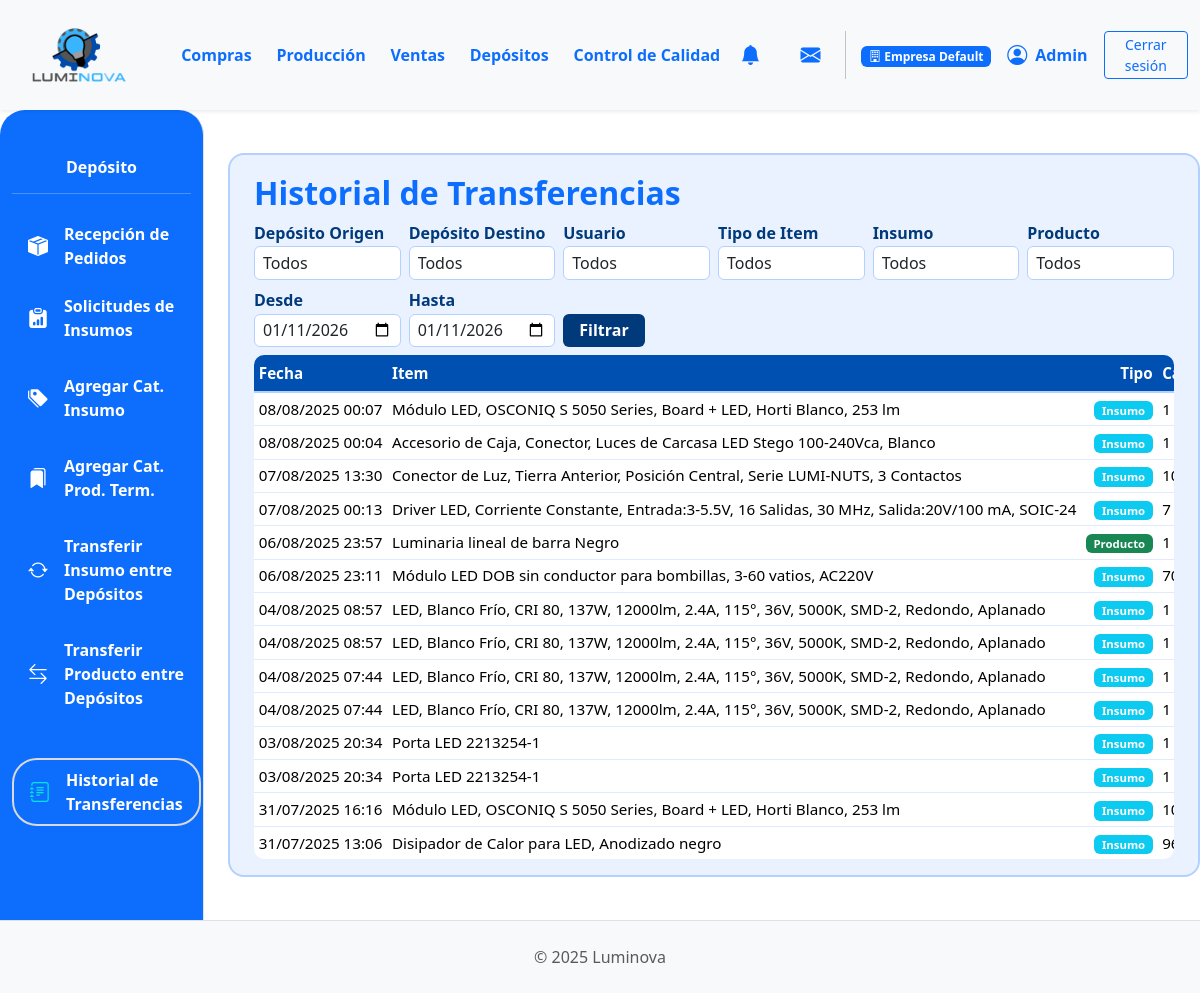
/deposito/deposito/historial-transferencias/ (signed in), run on an earlier commit of the app's database.
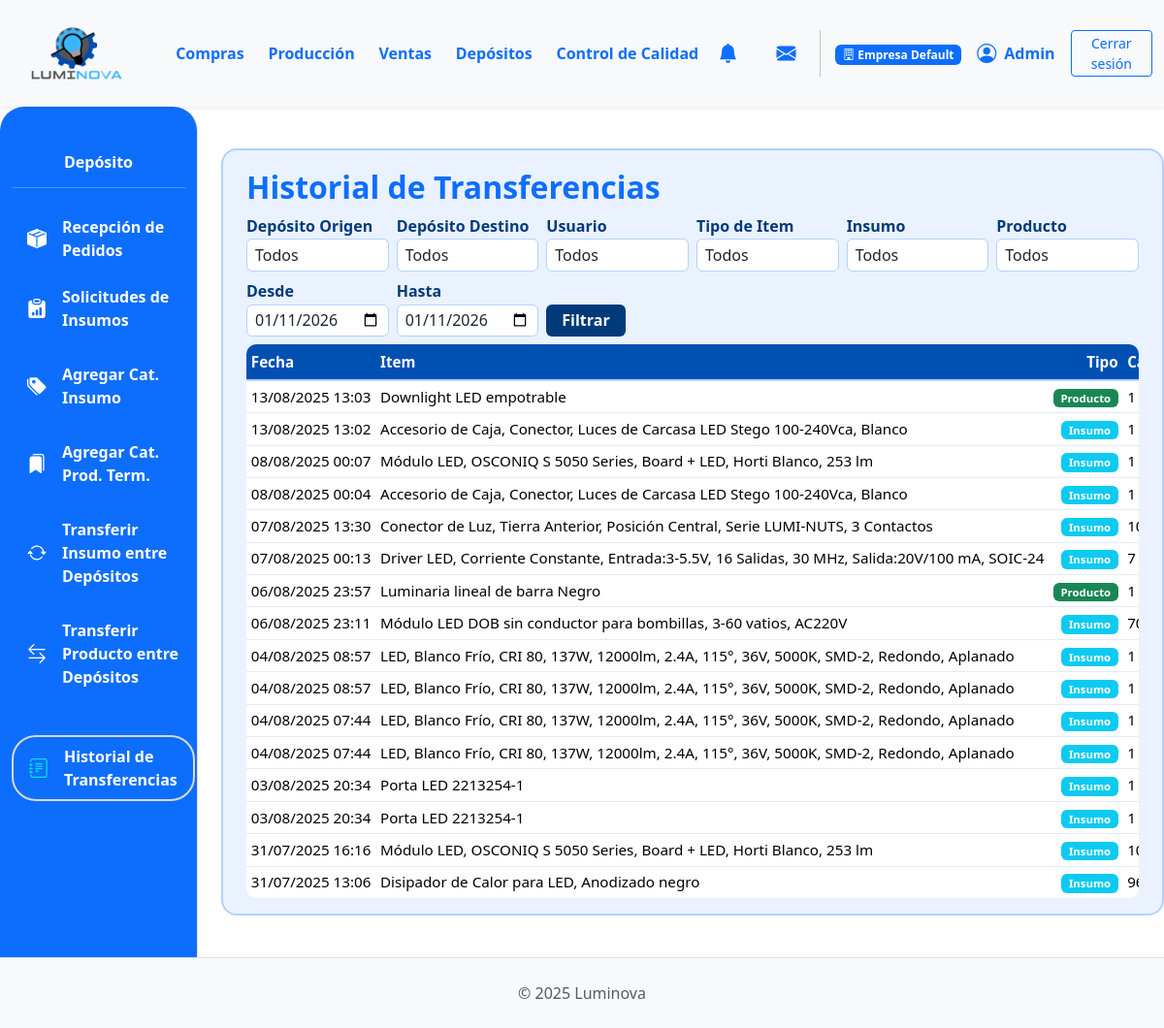
And on a later commit of the database.
### App_LUMINOVA/models.py (models this page shows, shortened)
class Empresa(models.Model):
    nombre = models.CharField(max_length=150, unique=True)
    razon_social = models.CharField(max_length=255, blank=True)
    cuit = models.CharField(max_length=20, blank=True)
    direccion = models.CharField(max_length=255, blank=True)
    telefono = models.CharField(max_length=50, blank=True)
    email = models.EmailField(blank=True)
    fecha_creacion = models.DateTimeField(auto_now_add=True)
    activa = models.BooleanField(default=True)
    class Meta:
        verbose_name = "Empresa"
        verbose_name_plural = "Empresas"

class EmpresaScopedModel(models.Model):
    empresa = models.ForeignKey(
        'Empresa',
        on_delete=models.PROTECT,
        related_name="%(app_label)s_%(class)s",
        null=True,
        blank=True,
    )
    EMPRESA_FALLBACK_FIELDS = ()
    class Meta:
        abstract = True

class MovimientoStock(EmpresaScopedModel):
    EMPRESA_FALLBACK_FIELDS = (
        "deposito_origen",
        "deposito_destino",
        "insumo",
        "producto",
    )
    insumo = models.ForeignKey('Insumo', on_delete=models.CASCADE, null=True, blank=True)
    producto = models.ForeignKey('ProductoTerminado', on_delete=models.CASCADE, null=True, blank=True)
    deposito_origen = models.ForeignKey('Deposito', on_delete=models.CASCADE, related_name='movimientos_salida', null=True, blank=True)
    deposito_destino = models.ForeignKey('Deposito', on_delete=models.CASCADE, related_name='movimientos_entrada', null=True, blank=True)
    cantidad = models.IntegerField()
    tipo = models.CharField(max_length=20, choices=[('entrada', 'Entrada'), ('salida', 'Salida'), ('transferencia', 'Transferencia')])
    fecha = models.DateTimeField(auto_now_add=True)
    usuario = models.ForeignKey(User, on_delete=models.SET_NULL, null=True)
    motivo = models.CharField(max_length=255, blank=True)

class Insumo(EmpresaScopedModel):
    EMPRESA_FALLBACK_FIELDS = ("deposito", "categoria")
    notificado_a_compras = models.BooleanField(default=False, help_text="¿Ya fue notificado a compras por stock bajo?")
    descripcion = models.CharField(max_length=255)
    categoria = models.ForeignKey(
        CategoriaInsumo, on_delete=models.PROTECT, related_name="insumos"
    )
    fabricante = models.ForeignKey(
        Fabricante,
        on_delete=models.SET_NULL,
        null=True,
        blank=True,
        related_name="insumos_fabricados",
    )
    imagen = models.ImageField(null=True, blank=True, upload_to="insumos/")
    stock = models.IntegerField(default=0)
    cantidad_en_pedido = models.PositiveIntegerField(
        default=0, verbose_name="Cantidad en Pedido", blank=True, null=True
    )
    deposito = models.ForeignKey(
        "Deposito",
        on_delete=models.PROTECT,
        related_name="insumos",
        null=True,
        blank=True,
        help_text="Depósito al que pertenece este insumo",
    )

class ProductoTerminado(EmpresaScopedModel):
    EMPRESA_FALLBACK_FIELDS = ("deposito", "categoria")
    descripcion = models.CharField(max_length=255)  # Aumentado max_length
    categoria = models.ForeignKey(
        CategoriaProductoTerminado,
        on_delete=models.PROTECT,
        related_name="productos_terminados",
    )
    precio_unitario = models.DecimalField(max_digits=10, decimal_places=2, default=0.00)
    stock = models.IntegerField(default=0)
    stock_minimo = models.IntegerField(
        default=0,
        verbose_name="Stock Mínimo",
        help_text="Nivel mínimo de stock que debe mantenerse (punto de reorden)"
    )
    stock_objetivo = models.IntegerField(
        default=0,
        verbose_name="Stock Objetivo",
        help_text="Nivel deseado de stock después de reabastecer"
    )
    produccion_habilitada = models.BooleanField(
        default=True,
        verbose_name="Habilitado para Producción",
        help_text="Indica si este producto puede ser producido para stock"
    )
    modelo = models.CharField(max_length=50, blank=True, null=True)
    potencia = models.IntegerField(blank=True, null=True)
    acabado = models.CharField(max_length=50, blank=True, null=True)
    color_luz = models.CharField(max_length=50, blank=True, null=True)
    material = models.CharField(max_length=50, blank=True, null=True)
    imagen = models.ImageField(null=True, blank=True, upload_to="productos_terminados/")
    deposito = models.ForeignKey(
        "Deposito",
        on_delete=models.PROTECT,
        related_name="productos_terminados",
        null=True,
        blank=True,
        help_text="Depósito al que pertenece este producto terminado",
    )

### App_LUMINOVA/views_transferencias.py (the view, shortened to what this page needs)
# urls.py: path("deposito/historial-transferencias/", historial_transferencias_view, name="historial_transferencias"),
@login_required
def historial_transferencias_view(request):
    depositos = get_depositos_empresa(request)
    usuarios = User.objects.all()
    insumos = filter_insumos_por_empresa(request)
    productos = filter_productos_por_empresa(request)
    transferencias = MovimientoStock.objects.filter(
        tipo="transferencia",
        deposito_origen__in=depositos
    ).select_related(
        "insumo", "producto", "deposito_origen", "deposito_destino", "usuario"
    ).order_by("-fecha")
    deposito_origen_id = request.GET.get("deposito_origen")
    deposito_destino_id = request.GET.get("deposito_destino")
    usuario_id = request.GET.get("usuario")
    insumo_id = request.GET.get("insumo")
    producto_id = request.GET.get("producto")
    tipo_item = request.GET.get("tipo_item")  # "insumo" o "producto"
    fecha_desde = request.GET.get("fecha_desde")
    fecha_hasta = request.GET.get("fecha_hasta")
    if deposito_origen_id:
        transferencias = transferencias.filter(deposito_origen_id=deposito_origen_id)
    if deposito_destino_id:
        transferencias = transferencias.filter(deposito_destino_id=deposito_destino_id)
    if usuario_id:
        transferencias = transferencias.filter(usuario_id=usuario_id)
    if insumo_id:
        transferencias = transferencias.filter(insumo_id=insumo_id)
    if producto_id:
        transferencias = transferencias.filter(producto_id=producto_id)
    if tipo_item == "insumo":
        transferencias = transferencias.filter(insumo__isnull=False)
    elif tipo_item == "producto":
        transferencias = transferencias.filter(producto__isnull=False)
    if fecha_desde:
        transferencias = transferencias.filter(fecha__gte=fecha_desde)
    if fecha_hasta:
        transferencias = transferencias.filter(fecha__lte=fecha_hasta)
    context = {
        "transferencias": transferencias,
        "depositos": depositos,
        "usuarios": usuarios,
        "insumos": insumos,
        "productos": productos,
        "filtros": {
            "deposito_origen_id": deposito_origen_id,
            "deposito_destino_id": deposito_destino_id,
            "usuario_id": usuario_id,
            "insumo_id": insumo_id,
            "producto_id": producto_id,
            "tipo_item": tipo_item,
            "fecha_desde": fecha_desde,
            "fecha_hasta": fecha_hasta,
        },
    }
    return render(request, "deposito/historial_transferencias.html", context)

### App_LUMINOVA/templates/deposito/historial_transferencias.html (shortened to what this page needs)
{% extends 'padre.html' %}
{% block sidebar_content %}
    {% include 'deposito/sidebar_include.html' %}
{% endblock %}
{% block content %}
<div class="historial-card">
    <h2 class="fw-bold text-primary">Historial de Transferencias</h2>
    <form method="get" class="mb-2 historial-form">
      <div class="row g-2 align-items-end flex-wrap">
        <div class="col-6 col-md-2">
          <label>Depósito Origen</label>
          <select name="deposito_origen" class="form-select">
            <option value="">Todos</option>
          </select>
        </div>
        <div class="col-6 col-md-2">
          <label>Depósito Destino</label>
          <select name="deposito_destino" class="form-select">
            <option value="">Todos</option>
          </select>
        </div>
        <div class="col-6 col-md-2">
          <label>Usuario</label>
          <select name="usuario" class="form-select">
            <option value="">Todos</option>
          </select>
        </div>
        <div class="col-6 col-md-2">
          <label>Tipo de Item</label>
          <select name="tipo_item" class="form-select">
            <option value="">Todos</option>
          </select>
        </div>
        <div class="col-6 col-md-2">
          <label>Insumo</label>
          <select name="insumo" class="form-select">
            <option value="">Todos</option>
          </select>
        </div>
        <div class="col-6 col-md-2">
          <label>Producto</label>
          <select name="producto" class="form-select">
            <option value="">Todos</option>
          </select>
        </div>
        <div class="col-6 col-md-2">
          <label>Desde</label>
          <input type="date" name="fecha_desde" value="{{ filtros.fecha_desde }}" class="form-control">
        </div>
        <div class="col-6 col-md-2">
          <label>Hasta</label>
          <input type="date" name="fecha_hasta" value="{{ filtros.fecha_hasta }}" class="form-control">
        </div>
        <div class="col-12 col-md-1 d-grid mt-2 mt-md-0">
          <button type="submit" class="btn btn-primary w-100">Filtrar</button>
        </div>
      </div>
    </form>
    <div class="table-responsive historial-table">
        <table class="table table-hover align-middle mb-0">
            <thead>
                <tr>
                    <th>Fecha</th>
                    <th>Item</th>
                    <th>Tipo</th>
                    <th>Cantidad</th>
                </tr>
            </thead>
            <tbody>
                {% for t in transferencias %}
                <tr>
                    <td>{{ t.fecha|date:'d/m/Y H:i' }}</td>
                    <td>
                        {% if t.insumo %}
                            {{ t.insumo.descripcion }}
                        {% elif t.producto %}
                            {{ t.producto.descripcion }}
                        {% else %}
                            <span class="text-muted">Sin especificar</span>
                        {% endif %}
                    </td>
                    <td>
                        {% if t.insumo %}
                            <span class="badge bg-info">Insumo</span>
                        {% elif t.producto %}
                            <span class="badge bg-success">Producto</span>
                        {% else %}
                            <span class="badge bg-secondary">Desconocido</span>
                        {% endif %}
                    </td>
                    <td>{{ t.cantidad }}</td>
                </tr>
                {% empty %}
                <tr>
                    <td colspan="8" class="text-center text-muted">No hay transferencias registradas.</td>
                </tr>
                {% endfor %}
            </tbody>
        </table>
    </div>
</div>
{% endblock %}

### App_LUMINOVA/templates/shared/header.html (shortened to what this page needs)
{% load static %}
<header>
    <nav class="navbar navbar-expand-lg navbar-light bg-light shadow-sm p-0">
        <div class="container-fluid d-flex align-items-center">
            <div class="col-md-3 col-lg-1">
                <a class="navbar-brand d-flex align-items-center ms-3" href="{% url 'App_LUMINOVA:dashboard' %}">
                    <img src="{% static 'img/logo.png' %}" alt="Luminova Logo" height="100" width="100" class="d-inline-block align-text-top me-2">
                </a>
            </div>
            <div class="collapse navbar-collapse" id="navbarContent" style="padding-left: 5%;">
                <ul class="navbar-nav mb-2 mb-lg-0 d-flex justify-content-around w-100">
                    <li class="nav-item"><a class="nav-link text-primary fw-bold" href="{% url 'App_LUMINOVA:compras_lista_oc' %} ">Compras</a></li>
                    <li class="nav-item"><a class="nav-link text-primary fw-bold" href="{% url 'App_LUMINOVA:produccion_principal' %}">Producción</a></li>
                    <li class="nav-item"><a class="nav-link text-primary fw-bold" href="{% url 'App_LUMINOVA:ventas_lista_ov' %}">Ventas</a></li>
                    <li class="nav-item"><a class="nav-link text-primary fw-bold" href="{% url 'App_LUMINOVA:seleccionar_deposito' %}">Depósitos</a></li>
                    <li class="nav-item"><a class="nav-link text-primary fw-bold" href="{% url 'App_LUMINOVA:control_calidad_view' %}">Control de Calidad</a></li>
                </ul>
                <div class="navbar-nav ms-auto d-flex flex-row align-items-center">
                    {% if user.is_authenticated %}
                        <div class="nav-item dropdown me-3">
                            <a class="nav-link px-2 position-relative d-flex align-items-center" href="#" role="button" data-bs-toggle="dropdown" aria-expanded="false" title="Notificaciones">
                                <i class="bi bi-bell-fill fs-5 text-primary">
                                </i>
                            </a>
                        </div>
                        <div class="nav-item dropdown ms-2" id="dropdown-mensajes">
                            <a class="nav-link px-2 position-relative d-flex align-items-center" href="#" id="mensajesDropdown" role="button" data-bs-toggle="dropdown" aria-expanded="false" title="Mensajes">
                                <i class="bi bi-envelope-fill fs-5 text-primary"></i>
                            </a>
                        </div>
                        <div class="nav-item d-flex align-items-center">
                            {% if empresas_disponibles|length > 1 %}
                            <div class="dropdown me-3">
                                <button class="btn btn-sm btn-outline-primary dropdown-toggle" type="button" id="empresaDropdown" data-bs-toggle="dropdown" aria-expanded="false" title="Cambiar empresa">
                                    <i class="bi bi-building"></i>
                                    <span class="d-none d-lg-inline">{{ empresa_actual.nombre|truncatechars:20 }}</span>
                                </button>
                                <ul class="dropdown-menu" aria-labelledby="empresaDropdown">
                                    {% for empresa in empresas_disponibles %}
                                    <li>
                                        <a class="dropdown-item {% if empresa.id == empresa_actual.id %}active{% endif %}"
                                           href="{% url 'App_LUMINOVA:cambiar_empresa' empresa.id %}">
                                            {{ empresa.nombre }}
                                        </a>
                                    </li>
                                    {% endfor %}
                                </ul>
                            </div>
                            {% elif empresa_actual %}
                            <div class="me-3">
                                <span class="badge bg-primary">
                                    <i class="bi bi-building"></i>
                                    <span class="d-none d-lg-inline">{{ empresa_actual.nombre }}</span>
                                </span>
                            </div>
                            {% endif %}
                             <i class="bi bi-person-circle fs-5 text-primary"></i>
                             <span class="ms-2 fw-bold text-primary">{{ user.first_name|default:user.username|capfirst }}</span>
                        </div>
                        <div class="nav-item ms-3">
                            <a class="btn btn-outline-primary btn-sm btn-CS" href="#" id="logout-btn">Cerrar sesión</a>
                        </div>
                    {% endif %}
                </div>
            </div>
        </div>
    </nav>
</header>

What changed in the data, as far as the page shows it:
added MovimientoStock: fecha "13/08/2025 13:03", producto.descripcion "Downlight LED empotrable", shows "Producto", cantidad "1"
added MovimientoStock: fecha "13/08/2025 13:02", insumo.descripcion "Accesorio de Caja, Conector, Luces de Carcasa LED Stego 100-240Vca, Blanco", shows "Insumo", cantidad "1"
